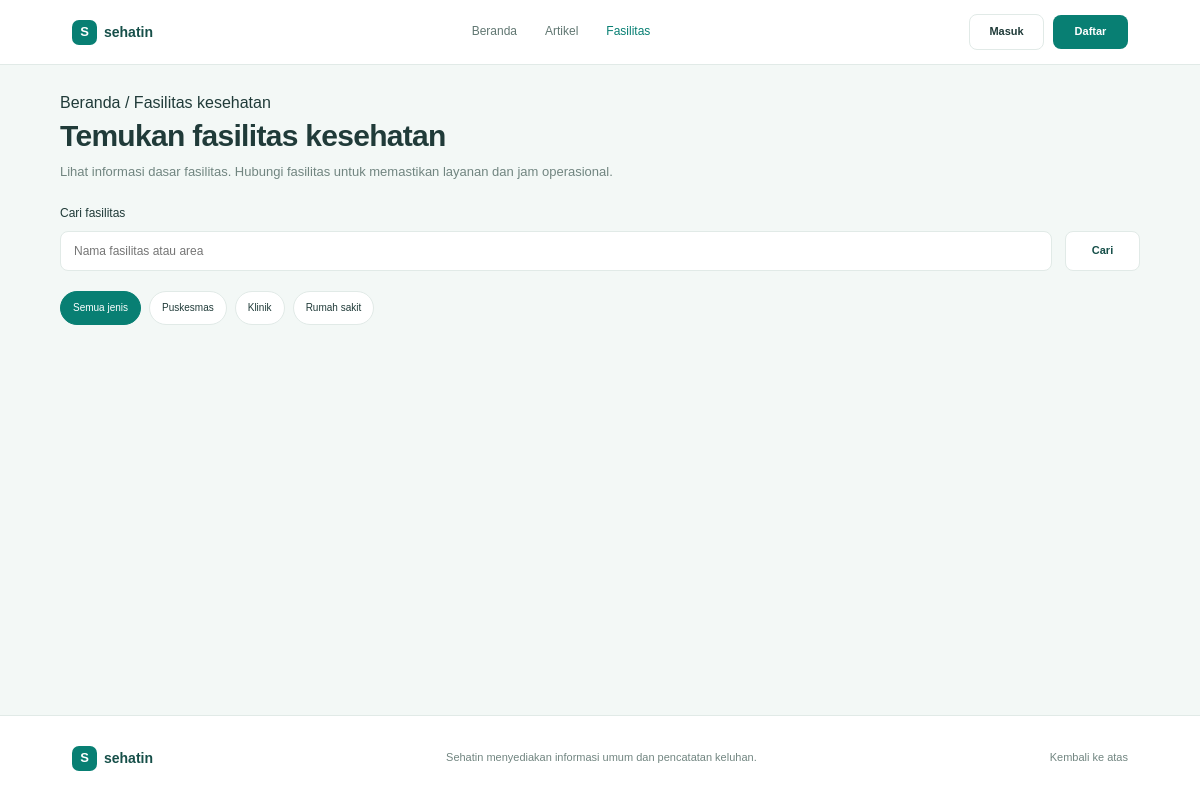
/facilities.php, run on an earlier commit of the app's database.
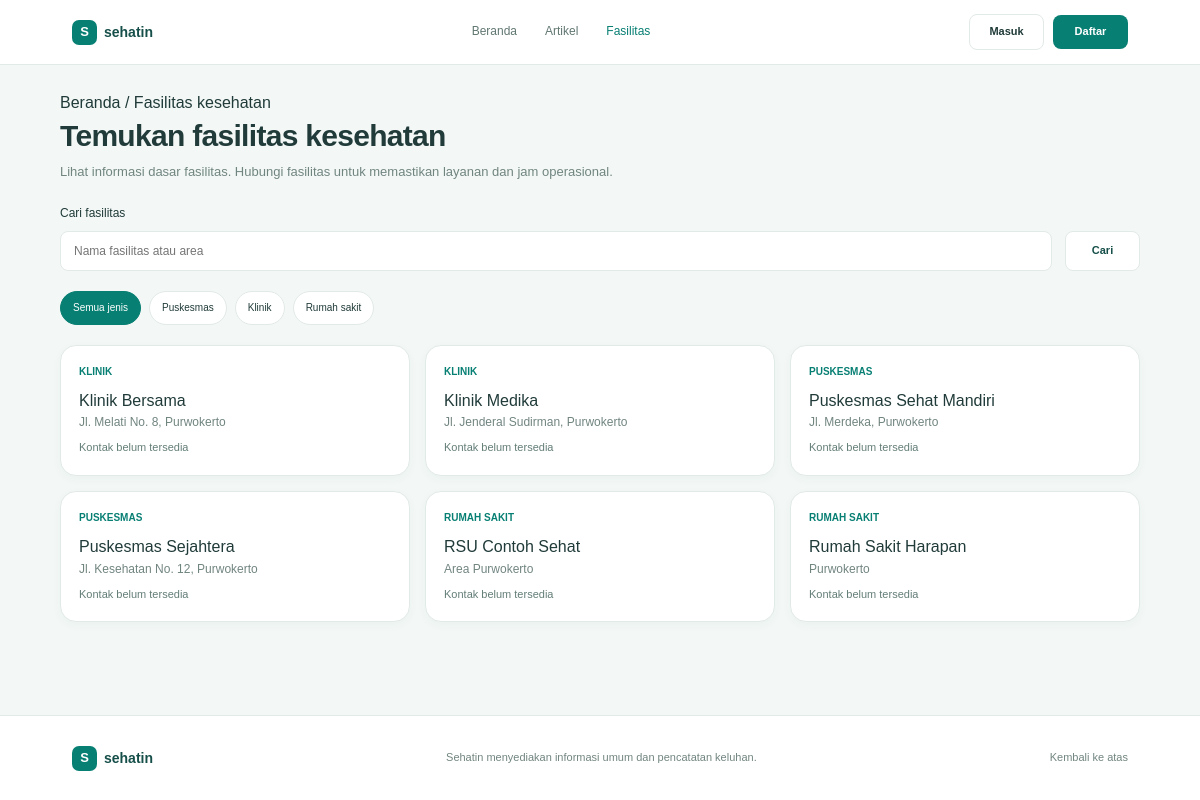
And on a later commit of the database.
### tables this page shows
CREATE TABLE IF NOT EXISTS facilities (
    id INT AUTO_INCREMENT PRIMARY KEY,
    name VARCHAR(150) NOT NULL,
    type VARCHAR(80) NOT NULL,
    address TEXT NOT NULL,
    phone VARCHAR(30) NULL,
    description TEXT NULL,
    created_at DATETIME NOT NULL DEFAULT CURRENT_TIMESTAMP,
    updated_at DATETIME NULL
);

### facilities.php (the view, shortened to what this page needs)
<?php
require_once __DIR__ . "/config/database.php";
$facilities = [];
$sqlFacilities = "SELECT
                    id,
                    name,
                    type,
                    address,
                    phone
                  FROM facilities
                  ORDER BY name ASC";
$resultFacilities = $conn->query($sqlFacilities);
if ($resultFacilities) {
    while ($row = $resultFacilities->fetch_assoc()) {
        $row["contact"] = !empty($row["phone"])
            ? $row["phone"]
            : "Kontak belum tersedia";
        $facilities[] = $row;
    }
}
?>
<!DOCTYPE html>
<html lang="id">
<head>
    <link rel="stylesheet" href="assets/css/reset.css">
    <link rel="stylesheet" href="assets/css/style.css">
    <link rel="stylesheet" href="assets/css/facilities.css">
</head>
<body class="facilities-layout">
    <header class="main-navbar">
        <a href="index.php" class="brand">
            <span class="brand-icon">S</span>
            <span>sehatin</span>
        </a>
        <nav class="nav-links">
            <a href="index.php">Beranda</a>
            <a href="articles.php">Artikel</a>
            <a href="facilities.php" class="nav-active">Fasilitas</a>
        </nav>
        <div class="nav-actions">
            <a href="login.php" class="nav-login">Masuk</a>
            <a href="register.php" class="nav-register">Daftar</a>
        </div>
    </header>
    <main class="container facilities-page">
        <nav class="breadcrumb">
            <a href="index.php">Beranda</a>
            <span>/</span>
            <span>Fasilitas kesehatan</span>
        </nav>
        <section class="facilities-heading">
            <h1>Temukan fasilitas kesehatan</h1>
            <p>
                Lihat informasi dasar fasilitas. Hubungi fasilitas
                untuk memastikan layanan dan jam operasional.
            </p>
        </section>
        <section class="facility-search">
            <label for="searchFacility">
                Cari fasilitas
            </label>
            <div class="facility-search-form">
                <input type="text" id="searchFacility" placeholder="Nama fasilitas atau area" autocomplete="off">
                <button type="button" id="searchFacilityButton">
                    Cari
                </button>
            </div>
        </section>
        <section class="facility-filters">
            <button class="facility-filter active" data-type="Semua jenis">
                Semua jenis
            </button>
            <button class="facility-filter" data-type="Puskesmas">
                Puskesmas
            </button>
            <button class="facility-filter" data-type="Klinik">
                Klinik
            </button>
            <button class="facility-filter" data-type="Rumah sakit">
                Rumah sakit
            </button>
        </section>
        <section class="facility-list">
            <div class="facility-grid" id="facilityGrid">
                <?php foreach ($facilities as $facility): ?>
                <article class="facility-card" data-type="<?php echo htmlspecialchars($facility['type']); ?>"
                    data-name="<?php echo htmlspecialchars($facility['name']); ?>"
                    data-address="<?php echo htmlspecialchars($facility['address']); ?>">
                    <span class="facility-type">
                        <?php echo htmlspecialchars($facility['type']); ?>
                    </span>
                    <a href="facility-detail.php?id=<?= (int) $facility['id'] ?>">
                        <?= htmlspecialchars($facility['name']) ?>
                    </a>
                    <p class="facility-address">
                        <?php echo htmlspecialchars($facility['address']); ?>
                    </p>
                    <p class="facility-contact">
                        <?php echo htmlspecialchars($facility['contact']); ?>
                    </p>
                </article>
                <?php endforeach; ?>
            </div>
        </section>
    </main>
    <footer class="main-footer">
        <a href="index.php" class="brand">
            <span class="brand-icon">S</span>
            <span>sehatin</span>
        </a>
        <p>
            Sehatin menyediakan informasi umum dan pencatatan keluhan.
        </p>
        <a href="#" class="back-to-top">
            Kembali ke atas
        </a>
    </footer>
</body>
</html>

### assets/css/style.css (style rules this page uses)
:root { --primary: #087F73; --dark-green: #164F49; --light-green: #E8F5F2; --background: #F3F8F6; --white: #FFFFFF; --text: #203B39; --muted: #718580; --border: #E1EAE7; --orange: #F59678; --yellow: #F3C968; }
body { background-color: var(--background); color: var(--text); }
.container { width: 90%; max-width: 1200px; margin: 0 auto; }
button { border: none; }

### assets/css/facilities.css (style rules this page uses)
.facilities-layout { min-height: 100vh; display: flex; flex-direction: column; }
.facilities-layout > .facilities-page { flex: 1 0 auto; }
.main-navbar { min-height: 65px; padding: 0 6%; display: flex; align-items: center; justify-content: space-between; gap: 20px; background: var(--white); border-bottom: 1px solid var(--border); }
.brand { display: flex; align-items: center; gap: 7px; color: var(--dark-green); font-size: 14px; font-weight: 700; }
.brand-icon { width: 25px; height: 25px; display: flex; justify-content: center; align-items: center; background: var(--primary); color: var(--white); border-radius: 7px; font-size: 13px; }
.nav-links { display: flex; align-items: center; gap: 28px; }
.nav-links a { color: #617772; font-size: 12px; transition: 0.2s; }
.nav-links a:hover, .nav-links a.nav-active { color: var(--primary); }
.nav-actions { display: flex; align-items: center; gap: 9px; }
.nav-login, .nav-register { min-width: 75px; padding: 8px 14px; text-align: center; border-radius: 8px; font-size: 11px; font-weight: 600; }
.nav-login { background: var(--white); border: 1px solid var(--border); }
.nav-register { color: var(--white); background: var(--primary); }
.facilities-page { padding-top: 25px; padding-bottom: 45px; }
.facilities-heading { margin-bottom: 22px; }
.facilities-heading h1 { font-size: 30px; line-height: 1.3; letter-spacing: -0.7px; margin-bottom: 7px; }
.facilities-heading p { font-size: 13px; color: var(--muted); }
.facility-search { margin-bottom: 20px; }
.facility-search label { display: block; font-size: 12px; margin-bottom: 7px; }
.facility-search-form { display: flex; gap: 13px; }
.facility-search-form input { flex: 1; min-width: 0; height: 40px; padding: 0 13px; background: var(--white); border: 1px solid var(--border); border-radius: 8px; outline: none; font-family: inherit; font-size: 12px; }
.facility-search-form button { min-width: 75px; padding: 0 15px; background: var(--white); border: 1px solid var(--border); border-radius: 8px; color: var(--dark-green); font-family: inherit; font-size: 11px; font-weight: 600; cursor: pointer; transition: 0.2s; }
.facility-filters { display: flex; flex-wrap: wrap; gap: 8px; margin-bottom: 20px; }
.facility-filter { padding: 8px 12px; border: 1px solid var(--border); border-radius: 30px; background: var(--white); color: var(--text); font-family: inherit; font-size: 10px; cursor: pointer; transition: 0.2s; }
.facility-filter.active { background: var(--primary); border-color: var(--primary); color: var(--white); }
.facility-list { min-height: 110px; }
.facility-grid { display: grid; grid-template-columns: repeat(3, minmax(0, 1fr)); gap: 15px; }
.facility-card { padding: 18px; background: var(--white); border: 1px solid var(--border); border-radius: 16px; box-shadow: 0 3px 10px rgba(22, 79, 73, 0.04); transition: 0.25s ease; }
.facility-type { display: block; color: var(--primary); font-size: 10px; font-weight: 700; margin-bottom: 8px; text-transform: uppercase; }
.facility-address { font-size: 12px; color: var(--muted); margin-bottom: 7px; }
.facility-contact { font-size: 11px; color: #637D77; }
.main-footer { min-height: 85px; padding: 20px 6%; display: flex; align-items: center; justify-content: space-between; gap: 20px; background: var(--white); border-top: 1px solid var(--border); }
.main-footer p, .back-to-top { font-size: 11px; color: var(--muted); }

What changed in the data, as far as the page shows it:
added facilities: type "KLINIK", name "Klinik Bersama", address "Jl. Melati No. 8, Purwokerto", contact "Kontak belum tersedia"
added facilities: type "KLINIK", name "Klinik Medika", address "Jl. Jenderal Sudirman, Purwokerto", contact "Kontak belum tersedia"
added facilities: type "PUSKESMAS", name "Puskesmas Sehat Mandiri", address "Jl. Merdeka, Purwokerto", contact "Kontak belum tersedia"
added facilities: type "PUSKESMAS", name "Puskesmas Sejahtera", address "Jl. Kesehatan No. 12, Purwokerto", contact "Kontak belum tersedia"
added facilities: type "RUMAH SAKIT", name "RSU Contoh Sehat", address "Area Purwokerto", contact "Kontak belum tersedia"
added facilities: type "RUMAH SAKIT", name "Rumah Sakit Harapan", address "Purwokerto", contact "Kontak belum tersedia"
